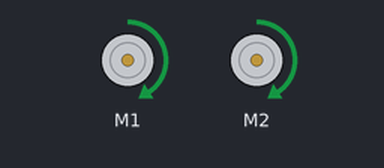
Bench run of a sketch on a simulated Arduino Uno, built with avr-gcc and run on an emulated ATmega328P. Shown: 2 × DC motor (green arrow = forward, orange = backward, longer = faster). What the sketch prints to the serial monitor is not drawn.

Above: at 0.15 s.
At 0.5 s:
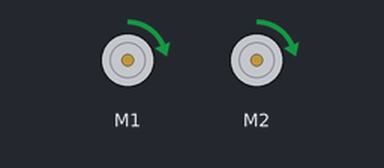
Timing chart, 0 to 2.0 s (numbered marks = the images above):
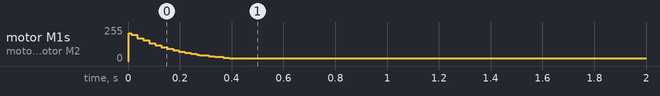

The sketch:

PIDproject.ino
```cpp
/***********************************************************************
 * Exp5_Bumpers -- RedBot Experiment 5
 *
 * Now let's experiment with the whisker bumpers. These super-simple switches
 * let you detect a collision before it really happens- the whisker will
 * bump something before your robot crashes into it.
 *
 * This sketch was written by SparkFun Electronics, with lots of help from
 * the Arduino community.
 * This code is completely free for any use.
 * Visit https://learn.sparkfun.com/tutorials/redbot-inventors-kit-guide
 * for SIK information.
 *
 * 8 Oct 2013 M. Hord
 * Revised 30 Oct 2014 B. Huang
 ***********************************************************************/

#include <RedBot.h>
RedBotMotors motors;


RedBotEncoder encoder = RedBotEncoder(A2, 10);  // initializes encoder on pins A2 and 10
int buttonPin = 12;


int amountInInches = 3;

double sensorPosition;
double error, lastError, outputSpeed;
double setpoint = amountInInches * 23.3;
// variables used to store the left and right encoder counts.


double kP = 3;
double kI;
double kD;


void setup()
{
  pinMode(buttonPin, INPUT_PULLUP);
  Serial.begin(9600);
  Serial.println("left    right");
  Serial.println("================");
}

void loop(void)
{
  sensorPosition = (encoder.getTicks(LEFT) + encoder.getTicks(RIGHT))/2;

  error = setpoint - sensorPosition;

  outputSpeed = kP * error;
  if (outputSpeed > 20) {motors.drive(outputSpeed);
  }


  // print out to Serial Monitor the left and right encoder counts.

  Serial.println(outputSpeed);
    lastError = error;
delay(10);

}
```
